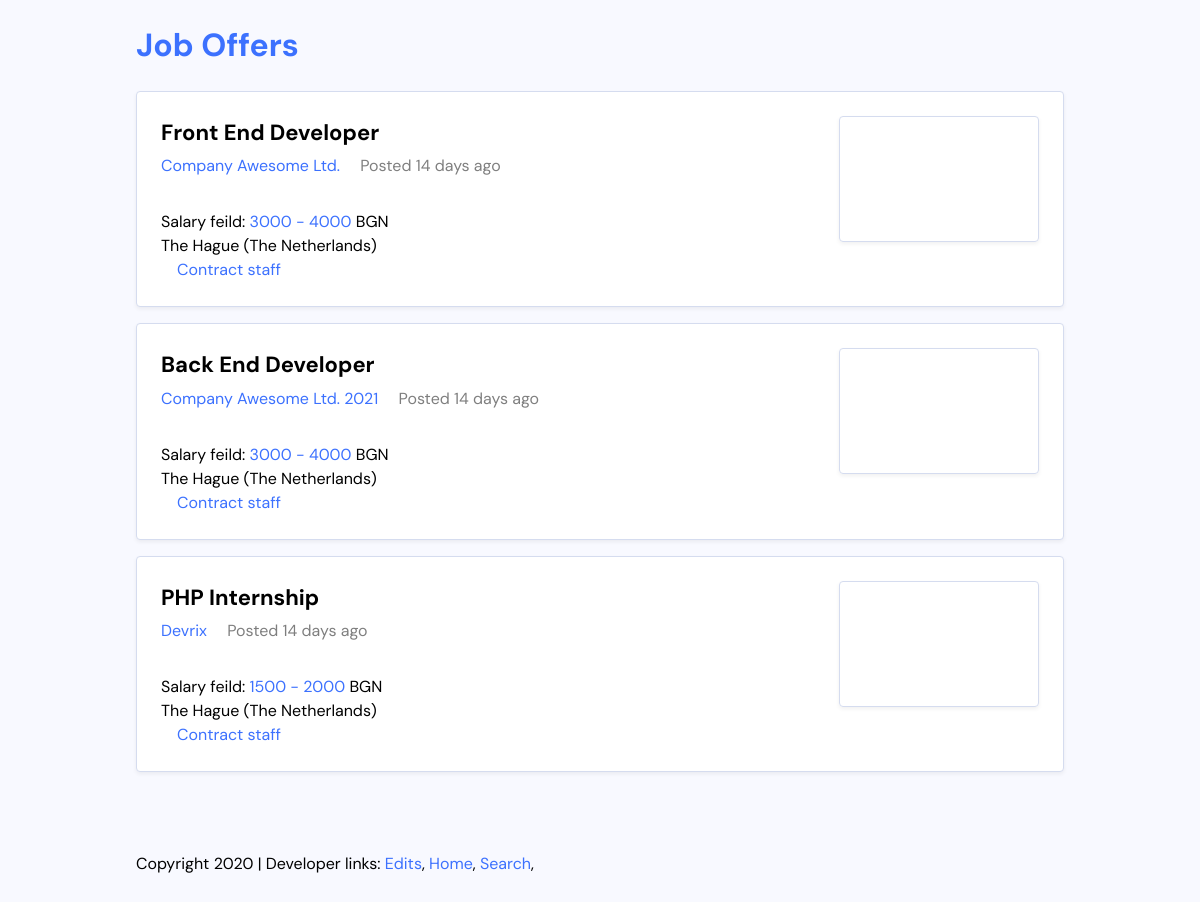
Before: / with the older database file.
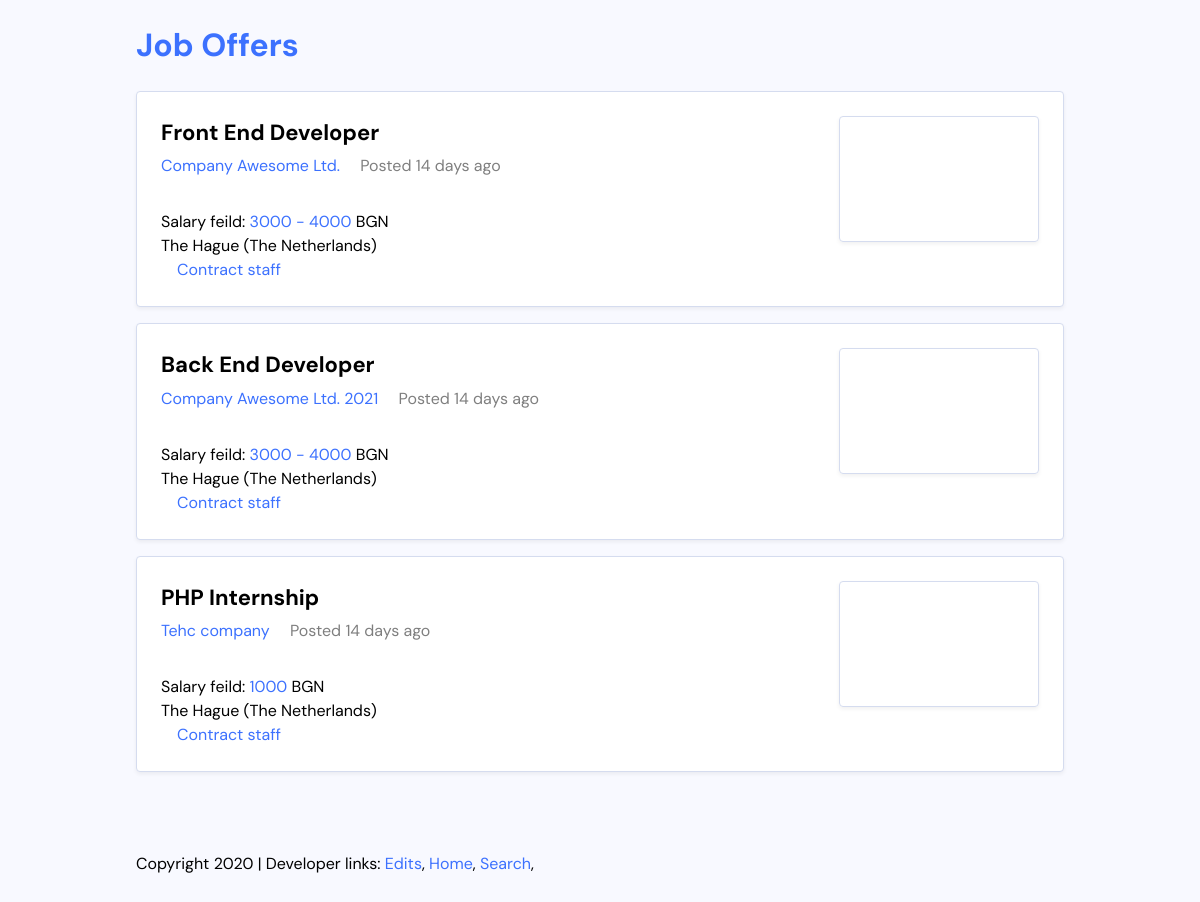
After: the same page with the newer database file.
### tables this page shows
CREATE TABLE `jobs` (
  `id` int(11) NOT NULL,
  `title` varchar(255) NOT NULL,
  `job_description` varchar(1000) NOT NULL,
  `company` varchar(255) NOT NULL,
  `salary` varchar(255) NOT NULL
);

### index.php (the view, shortened to what this page needs)
<?php
include('config/db_connect.php');
$sql = 'SELECT * FROM jobs ORDER BY id';
$result = mysqli_query($conn, $sql);
$jobs = mysqli_fetch_all($result, MYSQLI_ASSOC);
?>
<!DOCTYPE html>
<html lang="en">
<head>
	<link rel="stylesheet" href="./css/master.css">
</head>
<body>
	<div class="site-wrapper">
		<header class="site-header">
			<h1 class="site-title"><a href="index.php">Job Offers</a></h1>
		</header>
		<ul class="jobs-listing">
			<?php foreach ($jobs as $job) : ?>
				<li class="job-card">
					<div class="job-primary">
						<h2 class="job-title">
						<a href="single.php?id=<?php echo $job['id']?>"><?php echo htmlspecialchars($job['title']); ?></a>
						</h2>
							<div class="job-meta">
							<a class="meta-company"><?php echo htmlspecialchars($job['company']) ?></a>
							<span class="meta-date">Posted 14 days ago</span>
						</div>
						<div class="job-details">
							<div>Salary feild: <a><?php echo htmlspecialchars($job['salary']); ?></a> BGN</div>
							<span class="job-location">The Hague (The Netherlands)</span>
							<div>
							<a class="job-type" href="single.php?id=<?php echo $job['id']?>">Contract staff</a>
							</div>
						</div>
					</div>
					<div class="job-logo">
						<div class="job-logo-box">
						</div>
					</div>
				</li>
			<?php endforeach; ?>
		</ul>
	<footer class="site-footer">
		<p>Copyright 2020 | Developer links:
			<a href="edits.php">Edits</a>,
			<a href="index.php">Home</a>,
			<a href="search.php">Search</a>,
		</p>
	</footer>
	</div>
</body>
</html>

### css/master.css (style rules this page uses)
html { line-height: 1.15; -webkit-text-size-adjust: 100%; }
body { margin: 0; }
h1 { font-size: 2em; margin: 0.67em 0; }
a { background-color: transparent; }
html { -webkit-box-sizing: border-box; -moz-box-sizing: border-box; box-sizing: border-box; }
*, *:before, *:after { -webkit-box-sizing: inherit; -moz-box-sizing: inherit; box-sizing: inherit; }
:root { --color-base: #f8f9ff; --color-primary: #3c71fe; --color-separator: #d5dcef; --font-sans: "DM Sans", sans-serif; }
body { background: var(--color-base); font-family: var(--font-sans); line-height: 1.5; }
a { color: var(--color-primary); text-decoration: none; }
.site-wrapper { max-width: 58em; margin: 0 auto; }
.jobs-listing { margin: 0; padding: 0; }
.jobs-listing li { margin-bottom: 1em; }
.job-card { margin: 0; padding: 1.5em; list-style: none; background: white; border: 1px solid var(--color-separator); border-radius: 0.25em; box-shadow: 0px 2px 4px rgba(0, 0, 0, 0.06); display: flex; }
.job-card .job-primary { flex: 1 1 auto; }
.job-card .job-title { margin: 0; font-size: 1.375em; margin-bottom: 0.25em; }
.job-card .job-title a { color: black; }
.job-card .job-details { margin-top: 2em; }
.job-card .job-type { margin-left: 1em; display: inline-block; }
.job-card .meta-date { opacity: 0.5; margin-left: 1em; }
.job-logo { flex: 0 0 12.5em; background: white; display: flex; align-items: stretch; justify-content: stretch; }
.job-logo-box { max-height: 7.875em; border: 1px solid var(--color-separator); border-radius: 0.25em; box-shadow: 0px 2px 4px rgba(0, 0, 0, 0.06); display: flex; align-items: center; justify-content: center; padding: 0.5em; width: 100%; }
.site-footer { margin-top: 5em; margin-bottom: 2em; }

Changed rows visible on the page:
changed jobs "PHP Internship": company "Devrix" → "Tehc company"; salary "1500 - 2000" → "1000"
